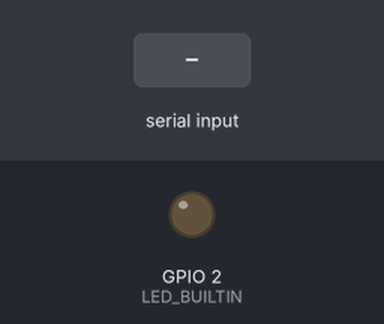
Recording of a sketch running on a simulated ESP32. Shown: output pins drawn as LEDs (lit = HIGH). Inputs (shaded band) come from the test bench. WiFi joins after 1.5 s; servers stay silent unless stated; web services answer with replies made up by the test bench; what the sketch prints to the serial monitor is not drawn.

Above: at 0.1 s.
At 2.7 s:
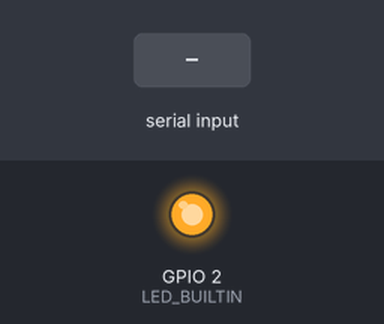
2.8 s: "a" received over Serial
Timing chart, 0 to 5.8 s (numbered marks = the images above; inputs shaded):
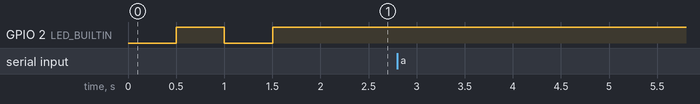

The sketch:

ESP32.ino
```cpp
#include <WiFi.h>
#include <WiFiClientSecure.h>

#define LINE_TOKEN "N02f5MntstZNb1gqxt05HrKJXUilR9pIMn0QBwUBtGn"

#define WIFI_STA_NAME "Indonesian"
#define WIFI_STA_PASS "12345678"

#define PIR_PIN 23

String message = "This%20is%20for%20testing%20only";

bool LINE_Notify(String message) {
  WiFiClientSecure client;

  if (!client.connect("notify-api.line.me", 443)) {
    Serial.println("connection failed");
    return false;
  }

  String payload = "message=" + message;
  String req = "";
  req += "POST /api/notify HTTP/1.1\r\n";
  req += "Host: notify-api.line.me\r\n";
  req += "Authorization: Bearer " + String(LINE_TOKEN) + "\r\n";
  req += "User-Agent: ESP32\r\n";
  req += "Content-Type: application/x-www-form-urlencoded\r\n";
  req += "Content-Length: " + String(payload.length()) + "\r\n";
  req += "\r\n";
  req += payload;
  // Serial.println(req);
  client.print(req);

  delay(20);

  // Serial.println("-------------");
  long timeOut = millis() + 30000;
  while(client.connected() && timeOut > millis()) {
    if (client.available()) {
      String str = client.readString();
      // Serial.print(str);
    }
    delay(10);
  }
  // Serial.println("-------------");

  return timeOut > millis();
}

void setup() {
  Serial.begin(115200);
  pinMode(LED_BUILTIN, OUTPUT);
  pinMode(PIR_PIN, INPUT);

  Serial.println();
  Serial.println();
  Serial.print("Connecting to ");
  Serial.println(WIFI_STA_NAME);

  WiFi.mode(WIFI_STA);
  WiFi.begin(WIFI_STA_NAME, WIFI_STA_PASS);

  while (WiFi.status() != WL_CONNECTED) {
    delay(500);
    Serial.print(".");
    digitalWrite(LED_BUILTIN, !digitalRead(LED_BUILTIN));
  }

  digitalWrite(LED_BUILTIN, HIGH);
  Serial.println("");
  Serial.println("WiFi connected");
  Serial.println("IP address: ");
  Serial.println(WiFi.localIP());
}

void loop() {
//  if (digitalRead(PIR_PIN) == HIGH) {
//    Serial.println("Alert !");
//    LINE_Notify("%E0%B8%A1%E0%B8%B5%E0%B8%9C%E0%B8%B9%E0%B9%89%E0%B8%9A%E0%B8%B8%E0%B8%81%E0%B8%A3%E0%B8%B8%E0%B8%81+%21%21%21");
//    while(digitalRead(PIR_PIN) == HIGH) delay(10);
//  }

  Serial.available();
  char a = Serial.read();
  //Serial.println("Ready");

  if (a == 'a') {
    Serial.println("Enter !");
    LINE_Notify(message);
    // Serial.println();
  }
  delay(10);
}
```

Measured:
- after the input at 2.8 s, every drawn part: stays the same
